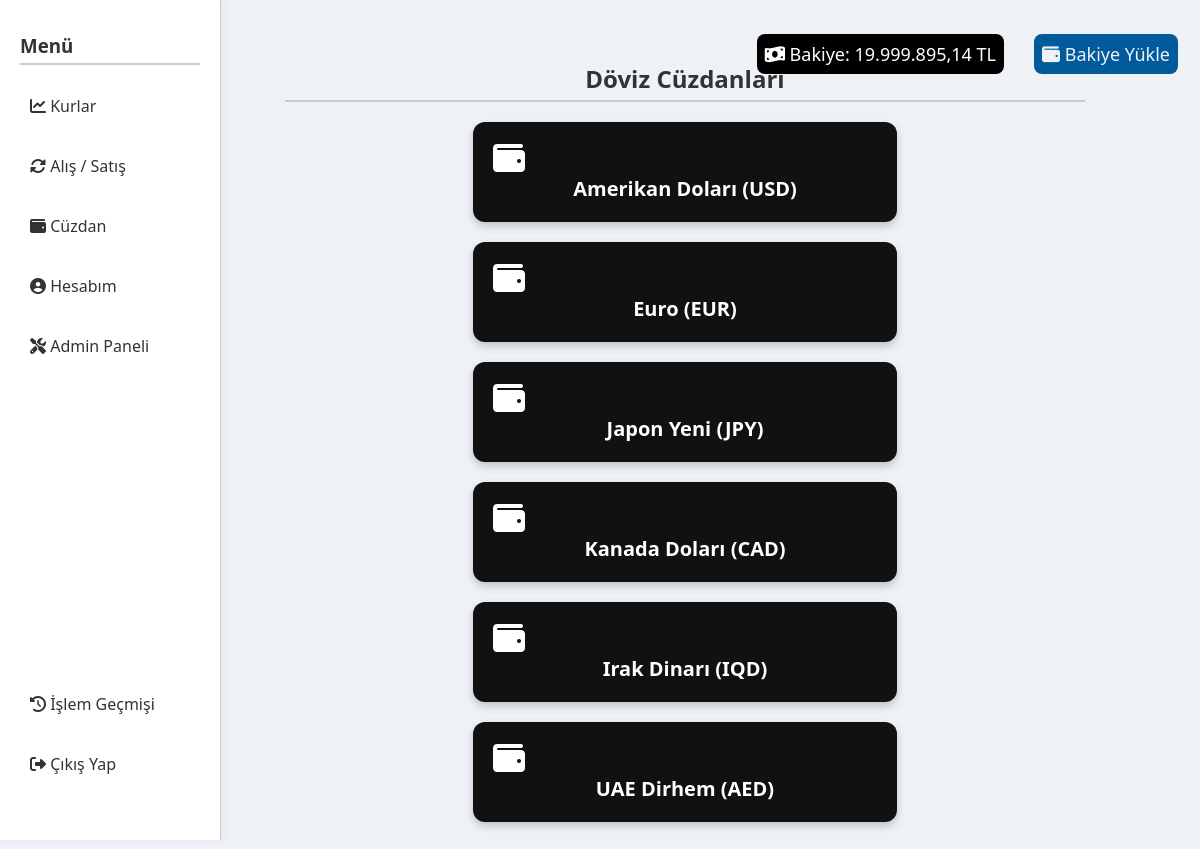
The page /wallets.php (signed in) on the database its author committed.
### tables this page shows
CREATE TABLE `users` (
  `user_id` int(11) NOT NULL,
  `username` varchar(50) NOT NULL,
  `password` varchar(255) NOT NULL,
  `balance` decimal(10,2) DEFAULT 0.00,
  `is_admin` tinyint(1) DEFAULT 0,
  `email` varchar(255) NOT NULL,
  `phone` varchar(255) NOT NULL,
  `created_at` datetime DEFAULT current_timestamp()
);

CREATE TABLE `wallets` (
  `wallet_id` int(11) NOT NULL,
  `user_id` int(11) DEFAULT NULL,
  `currency_id` int(11) DEFAULT NULL,
  `amount` decimal(10,2) DEFAULT 0.00
);

CREATE TABLE `currencies` (
  `currency_id` int(11) NOT NULL,
  `currency_code` varchar(3) NOT NULL,
  `currency_name` varchar(50) DEFAULT NULL
);

### wallets.php (the view, shortened to what this page needs)
<?php
include 'db.php';
$user_id = $_SESSION['user_id'];
?>
<!DOCTYPE html>
<html lang="tr">
<head>
    <link rel="stylesheet" href="https://cdnjs.cloudflare.com/ajax/libs/font-awesome/6.5.0/css/all.min.css" />
    <link rel="stylesheet" href="style.css" />
</head>
<body style="padding-left: 200px;">
<div class="balance-container">
    <div class="balance-box">
        <?php
        $res = $conn->query("SELECT balance FROM users WHERE user_id = $user_id");
        $row = $res->fetch_assoc();
        echo "<p style = 'background-color :black; padding:8px; border-radius:8px; color:white;'><i class='fas fa-money-bill-wave'></i> Bakiye: " . number_format($row['balance'], 2, ',', '.') . " TL</p>";
        ?>
    </div>
    <a href="add_balance_form.php" class="balance-btn"><i class="fas fa-wallet"></i> Bakiye Yükle</a>
</div>
<div class="sidebar">
    <h3 class="nav-title" style="margin-top: 1px;">Menü</h3>
    <a href="dashboard.php"><i class="fas fa-chart-line"></i> Kurlar</a>
    <a href="dashboard.php#buy"><i class="fas fa-sync-alt"></i> Alış / Satış</a>
    <a href="wallets.php"><i class="fas fa-wallet"></i> Cüzdan</a>
    <a href="account.php"><i class="fas fa-user-circle"></i> Hesabım</a>
    <?php if ($_SESSION['username'] === 'admin') {
        echo '<a href="admin.php"><i class="fas fa-tools"></i> Admin Paneli</a>';
    } ?>
    <div class="bottom-buttons">
        <a href="transactions.php"><i class="fas fa-history"></i> İşlem Geçmişi</a>
        <a href="logout.php" style="margin-bottom: 30px;"><i class="fas fa-sign-out-alt"></i> Çıkış Yap</a>
    </div>
</div>
<h2 id="wallet" style = "text-align:center; font-size: 24px;">Döviz Cüzdanları</h3>
    <div class="wallet-grid">
    <?php
    $result = $conn->query("
        SELECT w.wallet_id, w.amount, c.currency_code, c.currency_name, e.sell_rate
        FROM wallets w
        JOIN currencies c ON w.currency_id = c.currency_id
        JOIN exchange_rates e ON c.currency_id = e.currency_id
        WHERE w.user_id = $user_id
    ");
    while ($row = $result->fetch_assoc()) {
        $wallet_id = $row['wallet_id'];
        $currency_name = $row['currency_name'];
        $currency_code = $row['currency_code'];
        $amount = $row['amount'];
        $sell_rate = $row['sell_rate'];
        $try_value = round($amount * $sell_rate, 2);
        echo "
        <div class='wallet-card' onclick=\"toggleDetails('details-$wallet_id')\">
            <i class='fas fa-wallet fa-2x'></i>
            <div class='currency-label'>{$currency_name} ({$currency_code})</div>
            <div class='wallet-details' id='details-$wallet_id'>
                <p><strong>Miktar:</strong> {$amount}</p>
                <p><strong>TL Değeri(Satış):</strong> " . number_format($try_value, 2, ',', '.') . " TL</p>
            </div>
        </div>
        ";
    }
    ?>
    </div>
</body>
</html>

### style.css (style rules this page uses)
:root { --bg-color: #eef2f7; --text-color: #333; --card-bg: #fff; --accent: #242424; --hover: #1b5fab; --border-color: #ccc; }
body { font-family: 'Segoe UI', sans-serif; background-color: var(--bg-color); color: var(--text-color); padding: 30px; max-width: 800px; margin: auto; transition: 0.3s all; }
.sidebar { position: fixed; top: 0; left: 0; width: 180px; height: 100vh; background-color: var(--card-bg); border-right: 1px solid var(--border-color); padding: 20px; box-shadow: 2px 0 10px rgba(0,0,0,0.05); display: flex; flex-direction: column; justify-content: space-between; z-index: 100; }
.sidebar a { color: var(--text-color); padding: 15px 10px; margin-bottom: 8px; border-radius: 6px; text-decoration: none; transition: background 0.2s; }
.nav-title { font-weight: bold; margin-bottom: 15px; }
.bottom-buttons { display: inline-block; gap: 10px; margin-top: auto; }
h2, h3 { color: var(--text-color); border-bottom: 2px solid var(--border-color); padding-bottom: 5px; padding-top: 12px; }
a { text-decoration: none; color: var(--accent); display: inline-block; }
.balance-container { position: fixed; top: 10px; right: 10px; display: flex; align-items: center; gap: 10px; font-size: 18px; z-index: 999; background-color: var(--background-color); padding: 6px 12px; border-radius: 8px; }
.balance-container a { color: var(--bg-color); text-decoration: none; background-color: #005A9C; border-radius: 6px; font-size: 18px; transition: 0.2s ease; margin-left: 20px; padding: 8px; border-radius: 8px; }
.wallet-grid { display: flex; flex-wrap: wrap; gap: 20px; margin-top: 15px; justify-content: space-between; justify-content: center; }
.wallet-card { width: 48%; background-color: #111; color: #fff; border-radius: 12px; padding: 20px; box-shadow: 0 4px 8px rgba(0,0,0,0.2); cursor: pointer; position: relative; transition: background-color 0.3s ease, color 0.3s ease; }
.currency-label { font-size: 20px; font-weight: bold; display: flex; align-items: center; gap: 10px; justify-content: center; }

### rows shown on the page
users: balance "19.999.895,14"
wallets: currency.currency_name "Amerikan Doları", currency.currency_code "USD"
wallets: currency.currency_name "Euro", currency.currency_code "EUR"
wallets: currency.currency_name "Japon Yeni", currency.currency_code "JPY"
wallets: currency.currency_name "Kanada Doları", currency.currency_code "CAD"
wallets: currency.currency_name "Irak Dinarı", currency.currency_code "IQD"
wallets: currency.currency_name "UAE Dirhem", currency.currency_code "AED"
